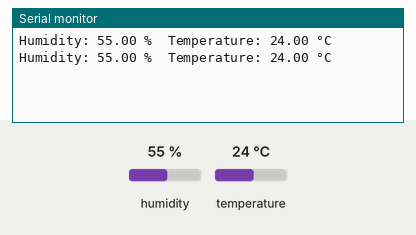
A sketch run on a simulated Arduino Uno, built with avr-gcc and run on an emulated ATmega328P. On the bench: the last lines printed to the serial monitor. The test bench sets the inputs (shaded band); at power-on: humidity 55 %, temperature 24 °C.

Above: at 3.8 s.
3.9 s: humidity set to 22 %
At 6.8 s:
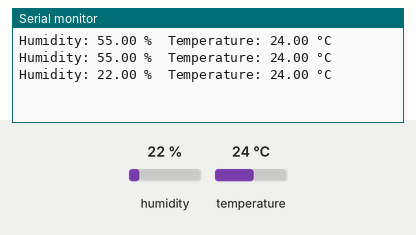
7.8 s: temperature set to 12 °C
At 10.5 s:
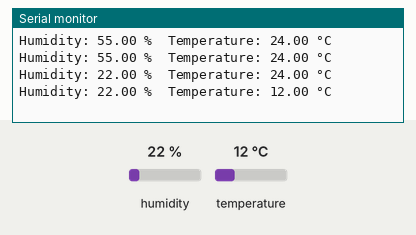
11.7 s: humidity set to 40 %
At 13.0 s:
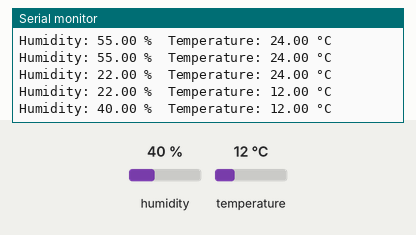
Timing chart, 0 to 14.7 s (numbered marks = the images above; inputs shaded):
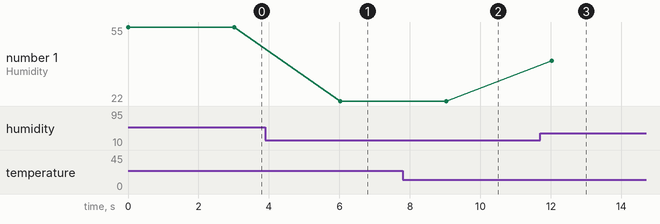

The sketch:

DHT22.ino
```cpp
#include "DHT.h"

#define DHTPIN 0      // NodeMCU pin connected to DHT22 OUT
#define DHTTYPE DHT22  // DHT22 sensor type

DHT dht(DHTPIN, DHTTYPE);

void setup() {
  Serial.begin(9600);
  dht.begin();
}

void loop() {
  float humidity = dht.readHumidity();
  float temperature = dht.readTemperature();

  if (isnan(humidity) || isnan(temperature)) {
    Serial.println("Failed to read from DHT sensor!");
    return;
  }

  Serial.print("Humidity: ");
  Serial.print(humidity);
  Serial.print(" %\t");
  Serial.print("Temperature: ");
  Serial.print(temperature);
  Serial.println(" °C");

  delay(3000); // wait 3 seconds before next reading
}
```

Measured:
- after the input at 3.9 s, the serial monitor: prints a new line after 2.1 s (image 1)
- after the input at 7.8 s, the serial monitor: prints a new line after 1.2 s (image 2)
- after the input at 11.7 s, the serial monitor: prints a new line after 0.33 s (image 3)
- plotted number 1: 55 → 22 after the input at 3.9 s, 22 → 40 after the input at 11.7 s
